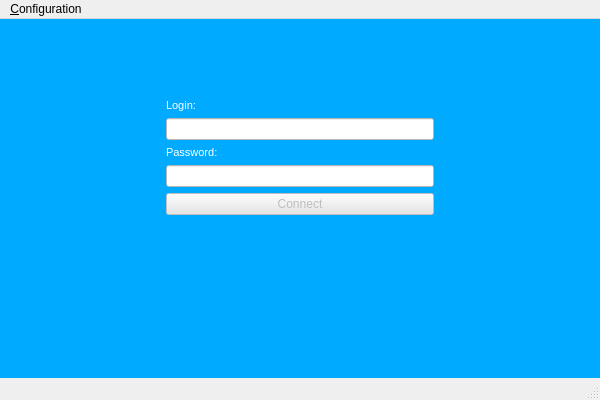
<?xml version="1.0" encoding="UTF-8"?>
<ui version="4.0">
 <class>ClientBabel</class>
 <widget class="QMainWindow" name="ClientBabel">
  <property name="geometry">
   <rect>
    <x>0</x>
    <y>0</y>
    <width>600</width>
    <height>400</height>
   </rect>
  </property>
  <property name="minimumSize">
   <size>
    <width>600</width>
    <height>400</height>
   </size>
  </property>
  <property name="maximumSize">
   <size>
    <width>600</width>
    <height>400</height>
   </size>
  </property>
  <property name="palette">
   <palette>
    <active/>
    <inactive/>
    <disabled/>
   </palette>
  </property>
  <property name="windowTitle">
   <string>Babel</string>
  </property>
  <property name="styleSheet">
   <string notr="true"/>
  </property>
  <property name="tabShape">
   <enum>QTabWidget::Rounded</enum>
  </property>
  <widget class="QWidget" name="centralwidget">
   <property name="styleSheet">
    <string notr="true">background-color: rgb(0, 170, 255);</string>
   </property>
   <widget class="QWidget" name="formLayoutWidget">
    <property name="geometry">
     <rect>
      <x>160</x>
      <y>80</y>
      <width>281</width>
      <height>141</height>
     </rect>
    </property>
    <layout class="QFormLayout" name="formLayout">
     <property name="rightMargin">
      <number>7</number>
     </property>
     <item row="0" column="1">
      <widget class="QLabel" name="labelLogin">
       <property name="text">
        <string>&lt;!DOCTYPE HTML PUBLIC &quot;-//W3C//DTD HTML 4.0//EN&quot; &quot;http://www.w3.org/TR/REC-html40/strict.dtd&quot;&gt;
&lt;html&gt;&lt;head&gt;&lt;meta name=&quot;qrichtext&quot; content=&quot;1&quot; /&gt;&lt;style type=&quot;text/css&quot;&gt;
p, li { white-space: pre-wrap; }
&lt;/style&gt;&lt;/head&gt;&lt;body style=&quot; font-family:'MS Shell Dlg 2'; font-size:7.8pt; font-weight:400; font-style:normal;&quot;&gt;
&lt;p style=&quot; margin-top:0px; margin-bottom:0px; margin-left:0px; margin-right:0px; -qt-block-indent:0; text-indent:0px;&quot;&gt;&lt;span style=&quot; font-size:8pt; color:#ffffff;&quot;&gt;Login:&lt;/span&gt;&lt;/p&gt;&lt;/body&gt;&lt;/html&gt;</string>
       </property>
      </widget>
     </item>
     <item row="1" column="1">
      <widget class="QLineEdit" name="lineEditLogin">
       <property name="styleSheet">
        <string notr="true">background-color: rgb(255, 255, 255);</string>
       </property>
      </widget>
     </item>
     <item row="2" column="1">
      <widget class="QLabel" name="labelPassword">
       <property name="text">
        <string>&lt;!DOCTYPE HTML PUBLIC &quot;-//W3C//DTD HTML 4.0//EN&quot; &quot;http://www.w3.org/TR/REC-html40/strict.dtd&quot;&gt;
&lt;html&gt;&lt;head&gt;&lt;meta name=&quot;qrichtext&quot; content=&quot;1&quot; /&gt;&lt;style type=&quot;text/css&quot;&gt;
p, li { white-space: pre-wrap; }
&lt;/style&gt;&lt;/head&gt;&lt;body style=&quot; font-family:'MS Shell Dlg 2'; font-size:7.8pt; font-weight:400; font-style:normal;&quot;&gt;
&lt;p style=&quot; margin-top:0px; margin-bottom:0px; margin-left:0px; margin-right:0px; -qt-block-indent:0; text-indent:0px;&quot;&gt;&lt;span style=&quot; font-size:8pt; color:#ffffff;&quot;&gt;Password:&lt;/span&gt;&lt;/p&gt;&lt;/body&gt;&lt;/html&gt;</string>
       </property>
      </widget>
     </item>
     <item row="3" column="1">
      <widget class="QLineEdit" name="lineEditPassword">
       <property name="styleSheet">
        <string notr="true">background-color: rgb(255, 255, 255);</string>
       </property>
       <property name="echoMode">
        <enum>QLineEdit::Password</enum>
       </property>
      </widget>
     </item>
     <item row="4" column="1">
      <widget class="QPushButton" name="pushButtonConnect">
       <property name="enabled">
        <bool>false</bool>
       </property>
       <property name="styleSheet">
        <string notr="true">background-color: rgb(230, 230, 230);</string>
       </property>
       <property name="text">
        <string>Connect</string>
       </property>
      </widget>
     </item>
    </layout>
   </widget>
  </widget>
  <widget class="QStatusBar" name="statusbar"/>
  <widget class="QMenuBar" name="menubar">
   <property name="enabled">
    <bool>true</bool>
   </property>
   <property name="geometry">
    <rect>
     <x>0</x>
     <y>0</y>
     <width>600</width>
     <height>26</height>
    </rect>
   </property>
   <property name="minimumSize">
    <size>
     <width>600</width>
     <height>0</height>
    </size>
   </property>
   <property name="maximumSize">
    <size>
     <width>600</width>
     <height>50</height>
    </size>
   </property>
   <property name="baseSize">
    <size>
     <width>600</width>
     <height>50</height>
    </size>
   </property>
   <property name="palette">
    <palette>
     <active/>
     <inactive/>
     <disabled/>
    </palette>
   </property>
   <property name="defaultUp">
    <bool>false</bool>
   </property>
   <property name="nativeMenuBar">
    <bool>true</bool>
   </property>
   <widget class="QMenu" name="menuConfiguration">
    <property name="title">
     <string>&amp;Configuration</string>
    </property>
    <addaction name="actionServer"/>
    <addaction name="separator"/>
   </widget>
   <addaction name="menuConfiguration"/>
  </widget>
  <action name="actionServer">
   <property name="text">
    <string>&amp;Server</string>
   </property>
  </action>
 </widget>
 <resources/>
 <connections/>
</ui>
